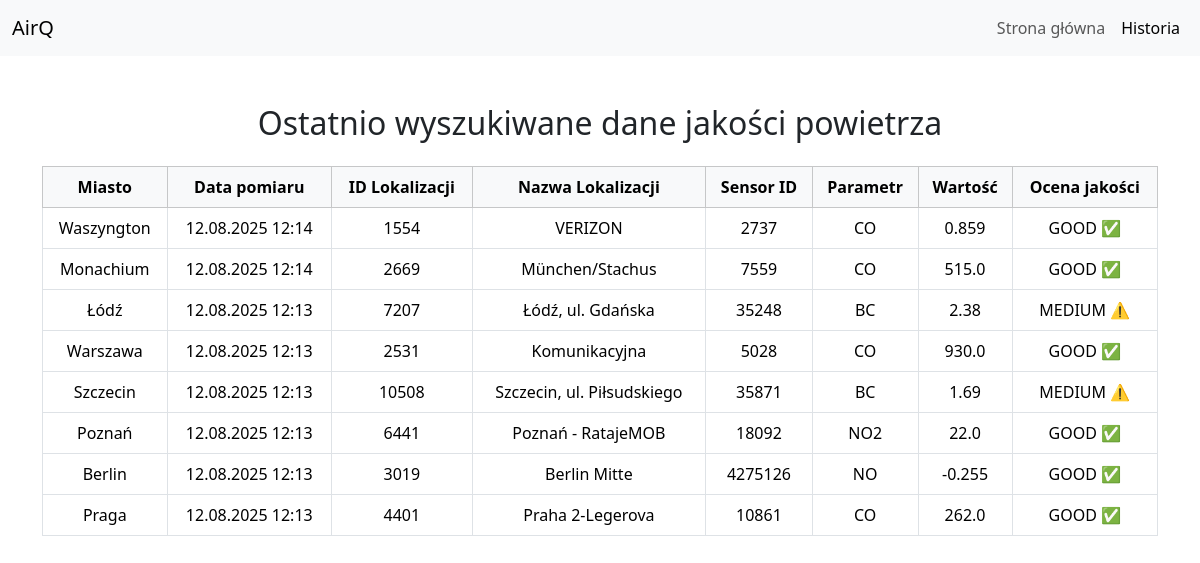
Screenshot of /historia with the database file from the repository.
### air_quality_app/models.py (models this page shows)
class LocationCity(db.Model):
    id = db.Column(db.Integer, primary_key=True)
    city = db.Column(db.String(80), nullable=False)
    location_id = db.Column(db.String(80), nullable=True)
    location_name = db.Column(db.String(80), nullable=False)
    sensor_id = db.Column(db.String(80), nullable=False)
    parameter = db.Column(db.String(80), nullable=False)
    value = db.Column(db.String(80), nullable=False)
    date = db.Column(db.String(80), nullable=False)
    rating = db.Column(db.String(80), nullable=False)
    __table_args__ = (
        db.UniqueConstraint('city', 'date', 'parameter', name='uix_city_date_param'),
    )

### air_quality_app/routes.py (the view)
@main_page.route('/historia')
def historia():
    from models import LocationCity
    records = LocationCity.query.order_by(LocationCity.date.desc()).all()
    entries_for_template = []
    for entry in records:
        info = {
            "location_id": entry.location_id,
            "location_name": entry.location_name,
            "sensor_id": entry.sensor_id,
            "parameter": entry.parameter,
            "value": entry.value,
            "rating": entry.rating,
        }
        entries_for_template.append((entry.city, entry.date, info))
    return render_template("historia.html", entries=entries_for_template)

### air_quality_app/templates/Historia.html (shortened to what this page needs)
<!DOCTYPE html>
<html lang="pl">
<head>
    <link href="https://cdn.jsdelivr.net/npm/bootstrap@5.3.7/dist/css/bootstrap.min.css" rel="stylesheet"
 />
</head>
<body>
<nav class="navbar navbar-expand-lg navbar-light bg-light">
  <div class="container-fluid">
    <a class="navbar-brand" href="{{ url_for('main_page.index') }}">AirQ</a>
    <div class="collapse navbar-collapse justify-content-end" id="navbarNav">
      <ul class="navbar-nav">
        <li class="nav-item">
          <a class="nav-link {% if request.endpoint == 'main_page.index' %}active{% endif %}" href="{{ url_for('main_page.index') }}">Strona główna</a>
        </li>
        <li class="nav-item">
          <a class="nav-link {% if request.endpoint == 'main_page.historia' %}active{% endif %}" href="{{ url_for('main_page.historia') }}">Historia</a>
        </li>
      </ul>
    </div>
  </div>
</nav>
<div class="container mt-5">
  <h2 class="text-center mb-4">Ostatnio wyszukiwane dane jakości powietrza</h2>
  {% if entries %}
  <div class="table-responsive">
    <table class="table table-bordered table-hover align-middle text-center">
 <thead class="table-light">
  <tr>
    <th>Miasto</th>
    <th>Data pomiaru</th>
    <th>ID Lokalizacji</th>
    <th>Nazwa Lokalizacji</th>
    <th>Sensor ID</th>
    <th>Parametr</th>
    <th>Wartość</th>
    <th>Ocena jakości</th>
  </tr>
</thead>
<tbody>
{% for city, date, info in entries %}
<tr>
  <td>{{ city }}</td>
  <td>{{ date }}</td>
  <td>{{ info.location_id if info.location_id else "-" }}</td>
  <td>{{ info.location_name }}</td>
  <td>{{ info.sensor_id }}</td>
  <td>{{ info.parameter }}</td>
  <td>{{ info.value }}</td>
  <td>{{ info.rating if info.rating else "-" }}</td>
</tr>
{% endfor %}
</tbody>
    </table>
  </div>
  {% else %}
    <p class="text-center text-muted">Brak zapisanych danych do wyświetlenia.</p>
  {% endif %}
</div>
</body>
</html>

### rows the page displays
LocationCity: city "Waszyngton", date "12.08.2025 12:14", location "1554", location_name "VERIZON", sensor_id "2737", parameter "CO", value "0.859", rating "GOOD ✅"
LocationCity: city "Monachium", date "12.08.2025 12:14", location "2669", location_name "München/Stachus", sensor_id "7559", parameter "CO", value "515.0", rating "GOOD ✅"
LocationCity: city "Łódź", date "12.08.2025 12:13", location "7207", location_name "Łódź, ul. Gdańska", sensor_id "35248", parameter "BC", value "2.38", rating "MEDIUM ⚠️"
LocationCity: city "Warszawa", date "12.08.2025 12:13", location "2531", location_name "Komunikacyjna", sensor_id "5028", parameter "CO", value "930.0", rating "GOOD ✅"
LocationCity: city "Szczecin", date "12.08.2025 12:13", location "10508", location_name "Szczecin, ul. Piłsudskiego", sensor_id "35871", parameter "BC", value "1.69", rating "MEDIUM ⚠️"
LocationCity: city "Poznań", date "12.08.2025 12:13", location "6441", location_name "Poznań - RatajeMOB", sensor_id "18092", parameter "NO2", value "22.0", rating "GOOD ✅"
LocationCity: city "Berlin", date "12.08.2025 12:13", location "3019", location_name "Berlin Mitte", sensor_id "4275126", parameter "NO", value "-0.255", rating "GOOD ✅"
LocationCity: city "Praga", date "12.08.2025 12:13", location "4401", location_name "Praha 2-Legerova", sensor_id "10861", parameter "CO", value "262.0", rating "GOOD ✅"
